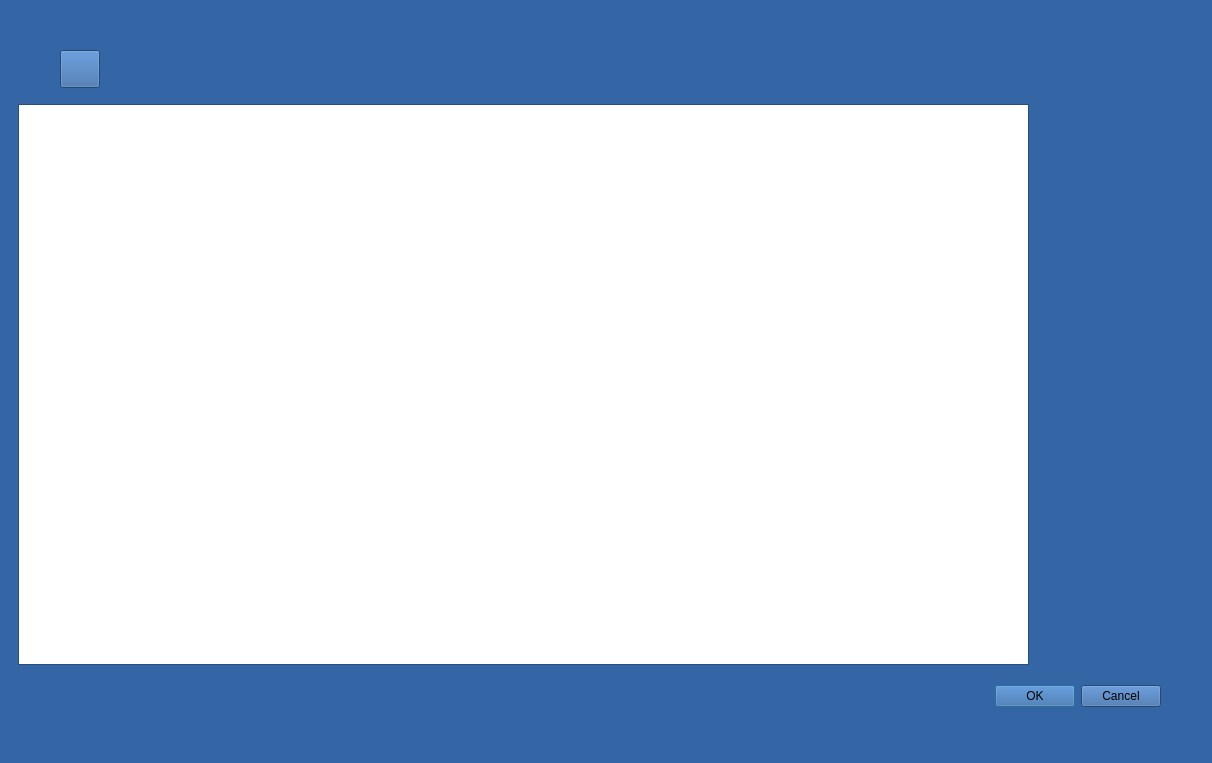
<?xml version="1.0" encoding="UTF-8"?>
<ui version="4.0">
 <class>wkladkaDialog</class>
 <widget class="QDialog" name="wkladkaDialog">
  <property name="geometry">
   <rect>
    <x>0</x>
    <y>0</y>
    <width>1212</width>
    <height>763</height>
   </rect>
  </property>
  <property name="palette">
   <palette>
    <active>
     <colorrole role="WindowText">
      <brush brushstyle="SolidPattern">
       <color alpha="255">
        <red>0</red>
        <green>0</green>
        <blue>0</blue>
       </color>
      </brush>
     </colorrole>
     <colorrole role="Button">
      <brush brushstyle="SolidPattern">
       <color alpha="255">
        <red>52</red>
        <green>101</green>
        <blue>164</blue>
       </color>
      </brush>
     </colorrole>
     <colorrole role="Light">
      <brush brushstyle="SolidPattern">
       <color alpha="255">
        <red>78</red>
        <green>152</green>
        <blue>246</blue>
       </color>
      </brush>
     </colorrole>
     <colorrole role="Midlight">
      <brush brushstyle="SolidPattern">
       <color alpha="255">
        <red>65</red>
        <green>126</green>
        <blue>205</blue>
       </color>
      </brush>
     </colorrole>
     <colorrole role="Dark">
      <brush brushstyle="SolidPattern">
       <color alpha="255">
        <red>26</red>
        <green>50</green>
        <blue>82</blue>
       </color>
      </brush>
     </colorrole>
     <colorrole role="Mid">
      <brush brushstyle="SolidPattern">
       <color alpha="255">
        <red>34</red>
        <green>67</green>
        <blue>109</blue>
       </color>
      </brush>
     </colorrole>
     <colorrole role="Text">
      <brush brushstyle="SolidPattern">
       <color alpha="255">
        <red>0</red>
        <green>0</green>
        <blue>0</blue>
       </color>
      </brush>
     </colorrole>
     <colorrole role="BrightText">
      <brush brushstyle="SolidPattern">
       <color alpha="255">
        <red>255</red>
        <green>255</green>
        <blue>255</blue>
       </color>
      </brush>
     </colorrole>
     <colorrole role="ButtonText">
      <brush brushstyle="SolidPattern">
       <color alpha="255">
        <red>0</red>
        <green>0</green>
        <blue>0</blue>
       </color>
      </brush>
     </colorrole>
     <colorrole role="Base">
      <brush brushstyle="SolidPattern">
       <color alpha="255">
        <red>255</red>
        <green>255</green>
        <blue>255</blue>
       </color>
      </brush>
     </colorrole>
     <colorrole role="Window">
      <brush brushstyle="SolidPattern">
       <color alpha="255">
        <red>52</red>
        <green>101</green>
        <blue>164</blue>
       </color>
      </brush>
     </colorrole>
     <colorrole role="Shadow">
      <brush brushstyle="SolidPattern">
       <color alpha="255">
        <red>0</red>
        <green>0</green>
        <blue>0</blue>
       </color>
      </brush>
     </colorrole>
     <colorrole role="AlternateBase">
      <brush brushstyle="SolidPattern">
       <color alpha="255">
        <red>153</red>
        <green>178</green>
        <blue>209</blue>
       </color>
      </brush>
     </colorrole>
     <colorrole role="ToolTipBase">
      <brush brushstyle="SolidPattern">
       <color alpha="255">
        <red>255</red>
        <green>255</green>
        <blue>220</blue>
       </color>
      </brush>
     </colorrole>
     <colorrole role="ToolTipText">
      <brush brushstyle="SolidPattern">
       <color alpha="255">
        <red>0</red>
        <green>0</green>
        <blue>0</blue>
       </color>
      </brush>
     </colorrole>
    </active>
    <inactive>
     <colorrole role="WindowText">
      <brush brushstyle="SolidPattern">
       <color alpha="255">
        <red>0</red>
        <green>0</green>
        <blue>0</blue>
       </color>
      </brush>
     </colorrole>
     <colorrole role="Button">
      <brush brushstyle="SolidPattern">
       <color alpha="255">
        <red>52</red>
        <green>101</green>
        <blue>164</blue>
       </color>
      </brush>
     </colorrole>
     <colorrole role="Light">
      <brush brushstyle="SolidPattern">
       <color alpha="255">
        <red>78</red>
        <green>152</green>
        <blue>246</blue>
       </color>
      </brush>
     </colorrole>
     <colorrole role="Midlight">
      <brush brushstyle="SolidPattern">
       <color alpha="255">
        <red>65</red>
        <green>126</green>
        <blue>205</blue>
       </color>
      </brush>
     </colorrole>
     <colorrole role="Dark">
      <brush brushstyle="SolidPattern">
       <color alpha="255">
        <red>26</red>
        <green>50</green>
        <blue>82</blue>
       </color>
      </brush>
     </colorrole>
     <colorrole role="Mid">
      <brush brushstyle="SolidPattern">
       <color alpha="255">
        <red>34</red>
        <green>67</green>
        <blue>109</blue>
       </color>
      </brush>
     </colorrole>
     <colorrole role="Text">
      <brush brushstyle="SolidPattern">
       <color alpha="255">
        <red>0</red>
        <green>0</green>
        <blue>0</blue>
       </color>
      </brush>
     </colorrole>
     <colorrole role="BrightText">
      <brush brushstyle="SolidPattern">
       <color alpha="255">
        <red>255</red>
        <green>255</green>
        <blue>255</blue>
       </color>
      </brush>
     </colorrole>
     <colorrole role="ButtonText">
      <brush brushstyle="SolidPattern">
       <color alpha="255">
        <red>0</red>
        <green>0</green>
        <blue>0</blue>
       </color>
      </brush>
     </colorrole>
     <colorrole role="Base">
      <brush brushstyle="SolidPattern">
       <color alpha="255">
        <red>255</red>
        <green>255</green>
        <blue>255</blue>
       </color>
      </brush>
     </colorrole>
     <colorrole role="Window">
      <brush brushstyle="SolidPattern">
       <color alpha="255">
        <red>52</red>
        <green>101</green>
        <blue>164</blue>
       </color>
      </brush>
     </colorrole>
     <colorrole role="Shadow">
      <brush brushstyle="SolidPattern">
       <color alpha="255">
        <red>0</red>
        <green>0</green>
        <blue>0</blue>
       </color>
      </brush>
     </colorrole>
     <colorrole role="AlternateBase">
      <brush brushstyle="SolidPattern">
       <color alpha="255">
        <red>153</red>
        <green>178</green>
        <blue>209</blue>
       </color>
      </brush>
     </colorrole>
     <colorrole role="ToolTipBase">
      <brush brushstyle="SolidPattern">
       <color alpha="255">
        <red>255</red>
        <green>255</green>
        <blue>220</blue>
       </color>
      </brush>
     </colorrole>
     <colorrole role="ToolTipText">
      <brush brushstyle="SolidPattern">
       <color alpha="255">
        <red>0</red>
        <green>0</green>
        <blue>0</blue>
       </color>
      </brush>
     </colorrole>
    </inactive>
    <disabled>
     <colorrole role="WindowText">
      <brush brushstyle="SolidPattern">
       <color alpha="255">
        <red>26</red>
        <green>50</green>
        <blue>82</blue>
       </color>
      </brush>
     </colorrole>
     <colorrole role="Button">
      <brush brushstyle="SolidPattern">
       <color alpha="255">
        <red>52</red>
        <green>101</green>
        <blue>164</blue>
       </color>
      </brush>
     </colorrole>
     <colorrole role="Light">
      <brush brushstyle="SolidPattern">
       <color alpha="255">
        <red>78</red>
        <green>152</green>
        <blue>246</blue>
       </color>
      </brush>
     </colorrole>
     <colorrole role="Midlight">
      <brush brushstyle="SolidPattern">
       <color alpha="255">
        <red>65</red>
        <green>126</green>
        <blue>205</blue>
       </color>
      </brush>
     </colorrole>
     <colorrole role="Dark">
      <brush brushstyle="SolidPattern">
       <color alpha="255">
        <red>26</red>
        <green>50</green>
        <blue>82</blue>
       </color>
      </brush>
     </colorrole>
     <colorrole role="Mid">
      <brush brushstyle="SolidPattern">
       <color alpha="255">
        <red>34</red>
        <green>67</green>
        <blue>109</blue>
       </color>
      </brush>
     </colorrole>
     <colorrole role="Text">
      <brush brushstyle="SolidPattern">
       <color alpha="255">
        <red>26</red>
        <green>50</green>
        <blue>82</blue>
       </color>
      </brush>
     </colorrole>
     <colorrole role="BrightText">
      <brush brushstyle="SolidPattern">
       <color alpha="255">
        <red>255</red>
        <green>255</green>
        <blue>255</blue>
       </color>
      </brush>
     </colorrole>
     <colorrole role="ButtonText">
      <brush brushstyle="SolidPattern">
       <color alpha="255">
        <red>26</red>
        <green>50</green>
        <blue>82</blue>
       </color>
      </brush>
     </colorrole>
     <colorrole role="Base">
      <brush brushstyle="SolidPattern">
       <color alpha="255">
        <red>52</red>
        <green>101</green>
        <blue>164</blue>
       </color>
      </brush>
     </colorrole>
     <colorrole role="Window">
      <brush brushstyle="SolidPattern">
       <color alpha="255">
        <red>52</red>
        <green>101</green>
        <blue>164</blue>
       </color>
      </brush>
     </colorrole>
     <colorrole role="Shadow">
      <brush brushstyle="SolidPattern">
       <color alpha="255">
        <red>0</red>
        <green>0</green>
        <blue>0</blue>
       </color>
      </brush>
     </colorrole>
     <colorrole role="AlternateBase">
      <brush brushstyle="SolidPattern">
       <color alpha="255">
        <red>52</red>
        <green>101</green>
        <blue>164</blue>
       </color>
      </brush>
     </colorrole>
     <colorrole role="ToolTipBase">
      <brush brushstyle="SolidPattern">
       <color alpha="255">
        <red>255</red>
        <green>255</green>
        <blue>220</blue>
       </color>
      </brush>
     </colorrole>
     <colorrole role="ToolTipText">
      <brush brushstyle="SolidPattern">
       <color alpha="255">
        <red>0</red>
        <green>0</green>
        <blue>0</blue>
       </color>
      </brush>
     </colorrole>
    </disabled>
   </palette>
  </property>
  <property name="windowTitle">
   <string>Dialog</string>
  </property>
  <widget class="QDialogButtonBox" name="buttonBox">
   <property name="geometry">
    <rect>
     <x>820</x>
     <y>680</y>
     <width>341</width>
     <height>32</height>
    </rect>
   </property>
   <property name="orientation">
    <enum>Qt::Horizontal</enum>
   </property>
   <property name="standardButtons">
    <set>QDialogButtonBox::Cancel|QDialogButtonBox::Ok</set>
   </property>
  </widget>
  <widget class="QTableView" name="tableView">
   <property name="geometry">
    <rect>
     <x>18</x>
     <y>104</y>
     <width>1011</width>
     <height>561</height>
    </rect>
   </property>
   <property name="alternatingRowColors">
    <bool>true</bool>
   </property>
   <property name="selectionMode">
    <enum>QAbstractItemView::ExtendedSelection</enum>
   </property>
   <property name="selectionBehavior">
    <enum>QAbstractItemView::SelectRows</enum>
   </property>
  </widget>
  <widget class="QWidget" name="layoutWidget">
   <property name="geometry">
    <rect>
     <x>60</x>
     <y>50</y>
     <width>96</width>
     <height>38</height>
    </rect>
   </property>
   <layout class="QHBoxLayout" name="horizontalLayout">
    <item>
     <widget class="QPushButton" name="pushButton_2">
      <property name="sizePolicy">
       <sizepolicy hsizetype="Minimum" vsizetype="Minimum">
        <horstretch>0</horstretch>
        <verstretch>0</verstretch>
       </sizepolicy>
      </property>
      <property name="minimumSize">
       <size>
        <width>36</width>
        <height>36</height>
       </size>
      </property>
      <property name="toolTip">
       <string>Dodaj klienta</string>
      </property>
      <property name="text">
       <string/>
      </property>
      <property name="icon">
       <iconset resource="zasoby.qrc">
        <normaloff>:/zasoby/add.png</normaloff>:/zasoby/add.png</iconset>
      </property>
      <property name="iconSize">
       <size>
        <width>26</width>
        <height>26</height>
       </size>
      </property>
     </widget>
    </item>
    <item>
     <spacer name="horizontalSpacer">
      <property name="orientation">
       <enum>Qt::Horizontal</enum>
      </property>
      <property name="sizeHint" stdset="0">
       <size>
        <width>40</width>
        <height>20</height>
       </size>
      </property>
     </spacer>
    </item>
   </layout>
  </widget>
 </widget>
 <resources>
  <include location="zasoby.qrc"/>
 </resources>
 <connections>
  <connection>
   <sender>buttonBox</sender>
   <signal>accepted()</signal>
   <receiver>wkladkaDialog</receiver>
   <slot>accept()</slot>
   <hints>
    <hint type="sourcelabel">
     <x>248</x>
     <y>254</y>
    </hint>
    <hint type="destinationlabel">
     <x>157</x>
     <y>274</y>
    </hint>
   </hints>
  </connection>
  <connection>
   <sender>buttonBox</sender>
   <signal>rejected()</signal>
   <receiver>wkladkaDialog</receiver>
   <slot>reject()</slot>
   <hints>
    <hint type="sourcelabel">
     <x>316</x>
     <y>260</y>
    </hint>
    <hint type="destinationlabel">
     <x>286</x>
     <y>274</y>
    </hint>
   </hints>
  </connection>
 </connections>
</ui>
